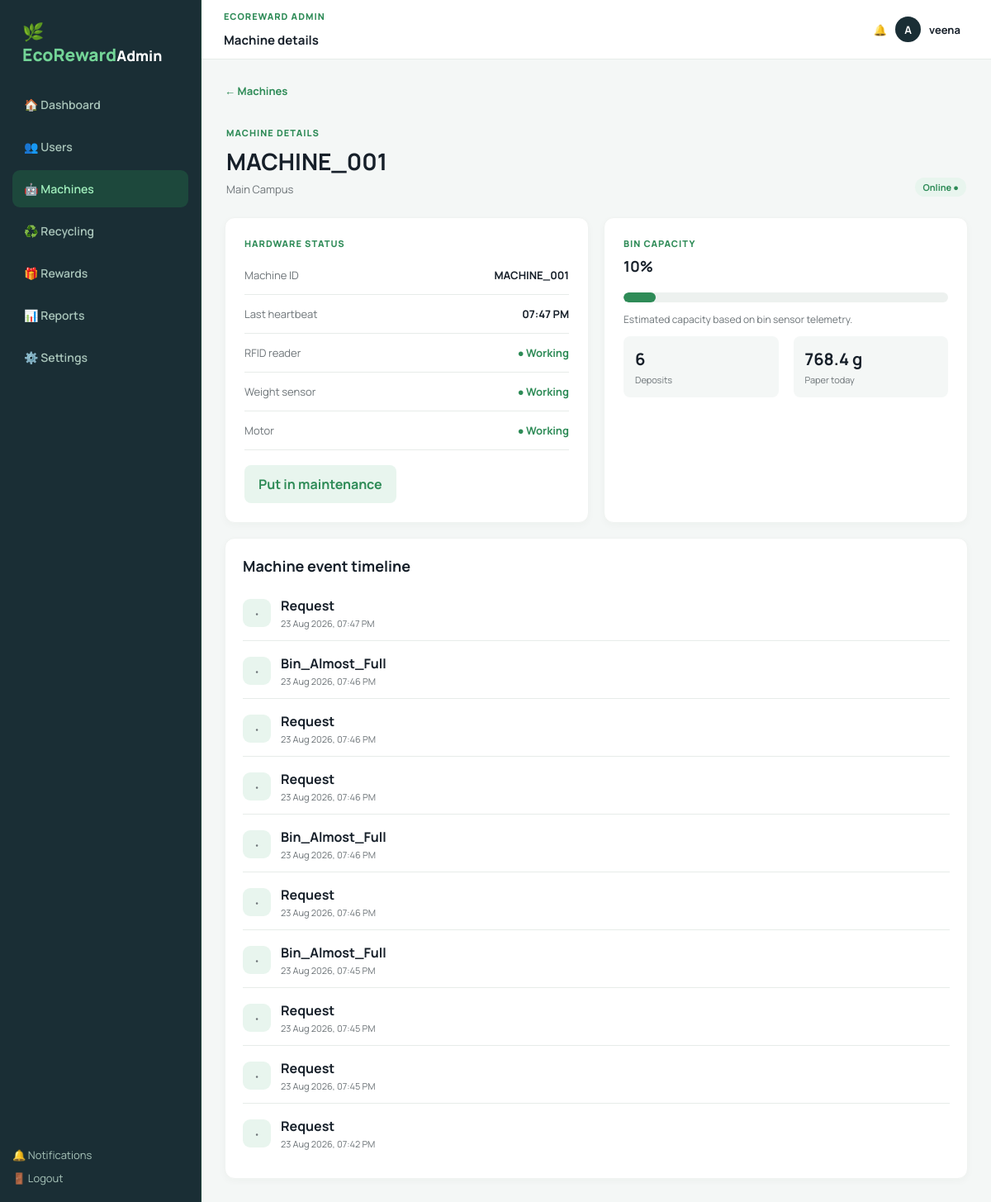
Before: /admin-panel/machines/1/ (signed in) with the older database file.
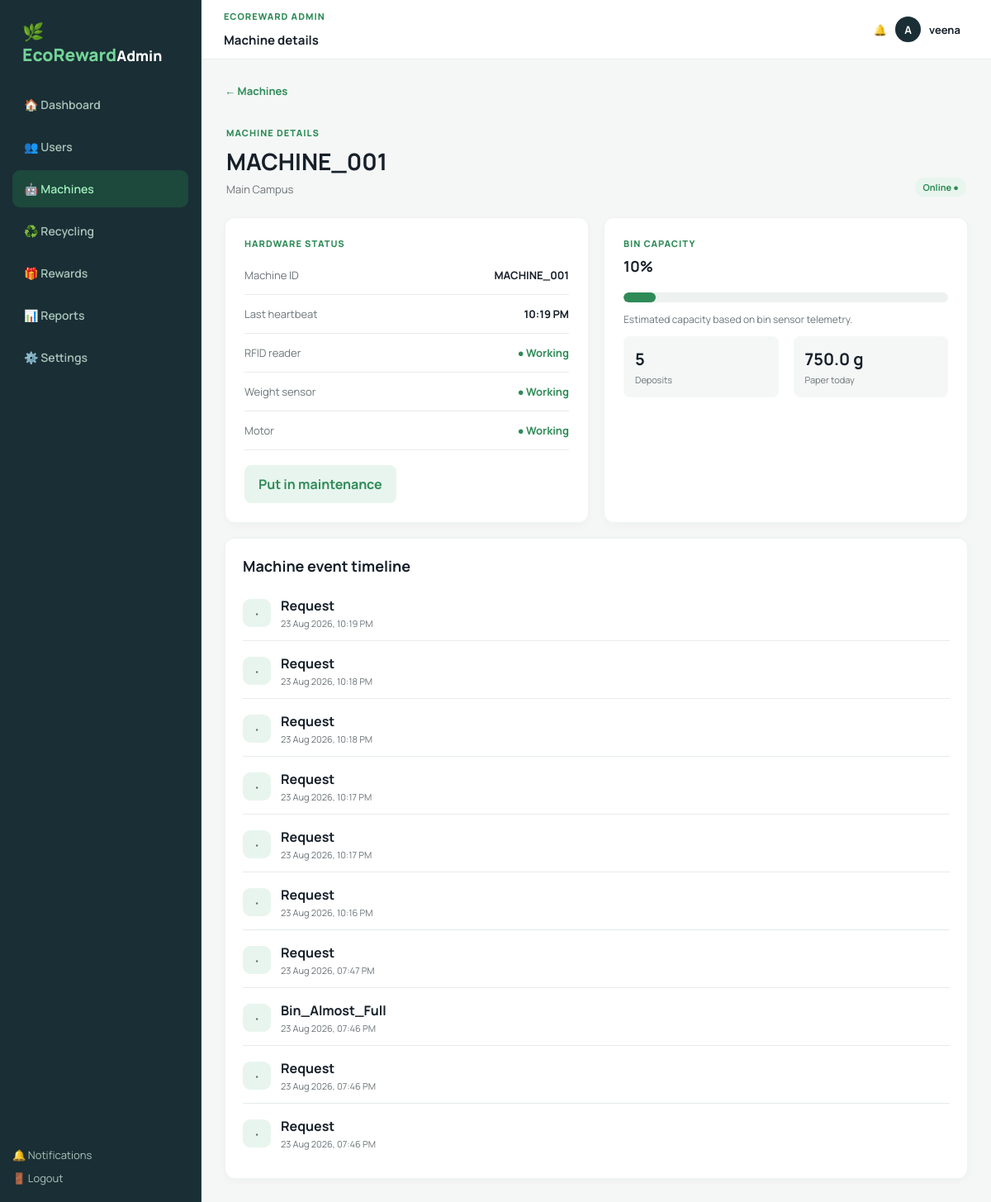
After: the same page with the newer database file.
### recycling/models.py (models this page shows)
class Machine(models.Model):
    STATUS_CHOICES = [("ONLINE", "Online"), ("OFFLINE", "Offline"), ("MAINTENANCE", "Maintenance")]
    code = models.CharField(max_length=40, unique=True)
    location = models.CharField(max_length=120, default="Main Campus")
    status = models.CharField(max_length=20, choices=STATUS_CHOICES, default="ONLINE")
    bin_level = models.PositiveIntegerField(default=40)
    api_key = models.CharField(max_length=120, default="change-me")
    last_seen = models.DateTimeField(auto_now=True)

class MachineEvent(models.Model):
    machine = models.ForeignKey(Machine, on_delete=models.CASCADE)
    event_type = models.CharField(max_length=60)
    data = models.JSONField(default=dict)
    created_at = models.DateTimeField(auto_now_add=True)

### recycling/views.py (the view)
# urls.py: path("admin-panel/machines/<int:machine_id>/", views.admin_machine_detail_page, name="admin_machine_detail_page"),
@login_required
def admin_machine_detail_page(request, machine_id):
    if not admin_only(request):
        return redirect("dashboard")
    machine = get_object_or_404(Machine, id=machine_id)
    sessions = RecyclingSession.objects.filter(machine=machine)
    return render(request, "admin/machine_detail.html", {"machine": machine, "sessions": sessions, "deposits": sessions.filter(status="COMPLETED").count(), "paper": sessions.filter(status="COMPLETED").aggregate(value=Sum("weight_grams"))["value"] or 0, "events": MachineEvent.objects.filter(machine=machine).order_by("-created_at")[:10], "admin_section": "machines", "page_title": "Machine details"})

### recycling/views.py (called while the page is built)
def admin_only(request):
    return request.user.is_authenticated and hasattr(request.user, "profile") and request.user.profile.role == "ADMIN"

### templates/admin/machine_detail.html
{% extends 'admin/base.html' %}
{% block admin_content %}
<a class="back-link" href="{% url 'admin_machines_page' %}">← Machines</a><div class="page-heading"><div><p class="eyebrow">MACHINE DETAILS</p><h1>{{ machine.code }}</h1><p>{{ machine.location }}</p></div><span class="pill">{{ machine.status|title }} ●</span></div>
<section class="detail-grid"><div class="panel settings-card"><p class="eyebrow">HARDWARE STATUS</p><div class="detail-row"><span>Machine ID</span><b>{{ machine.code }}</b></div><div class="detail-row"><span>Last heartbeat</span><b>{{ machine.last_seen|date:'h:i A' }}</b></div><div class="detail-row"><span>RFID reader</span><b class="good">● Working</b></div><div class="detail-row"><span>Weight sensor</span><b class="good">● Working</b></div><div class="detail-row"><span>Motor</span><b class="good">● Working</b></div><button class="btn secondary" type="button">Put in maintenance</button></div><div class="panel settings-card"><p class="eyebrow">BIN CAPACITY</p><h2>{{ machine.bin_level }}%</h2><div class="bin-meter large"><span style="width: {{ machine.bin_level }}%"></span></div><p class="muted">Estimated capacity based on bin sensor telemetry.</p><div class="detail-stat-grid"><div><strong>{{ deposits }}</strong><span>Deposits</span></div><div><strong>{{ paper|floatformat:1 }} g</strong><span>Paper today</span></div></div></div></section>
<section class="panel admin-panel"><div class="panel-heading"><h2>Machine event timeline</h2></div><div class="event-list">{% for event in events %}<div class="event-item"><span class="event-marker">•</span><div><b>{{ event.event_type|title }}</b><span>{{ event.created_at|date:'d M Y, h:i A' }}</span></div></div>{% empty %}<p class="muted">No telemetry events yet.</p>{% endfor %}</div></section>
{% endblock %}

Changed rows visible on the page:
no longer on this page (row unchanged): MachineEvent: event_type "Bin_Almost_Full", created_at "23 Aug 2026, 07:46 PM"
no longer on this page (row unchanged): MachineEvent: event_type "Request", created_at "23 Aug 2026, 07:46 PM"
no longer on this page (row unchanged): MachineEvent: event_type "Bin_Almost_Full", created_at "23 Aug 2026, 07:45 PM"
no longer on this page (row unchanged): MachineEvent: event_type "Request", created_at "23 Aug 2026, 07:45 PM"
no longer on this page (row unchanged): MachineEvent: event_type "Request", created_at "23 Aug 2026, 07:45 PM"
no longer on this page (row unchanged): MachineEvent: event_type "Request", created_at "23 Aug 2026, 07:42 PM"
changed Machine "MACHINE_001": last_seen "07:47 PM" → "10:19 PM"
added MachineEvent: event_type "Request", created_at "23 Aug 2026, 10:19 PM"
added MachineEvent: event_type "Request", created_at "23 Aug 2026, 10:18 PM"
added MachineEvent: event_type "Request", created_at "23 Aug 2026, 10:18 PM"
added MachineEvent: event_type "Request", created_at "23 Aug 2026, 10:17 PM"
added MachineEvent: event_type "Request", created_at "23 Aug 2026, 10:17 PM"
added MachineEvent: event_type "Request", created_at "23 Aug 2026, 10:16 PM"
Other visible differences:
{{ deposits }}: "6" → "5"
{{ paper|floatformat:1 }}: "768.4" → "750.0"
